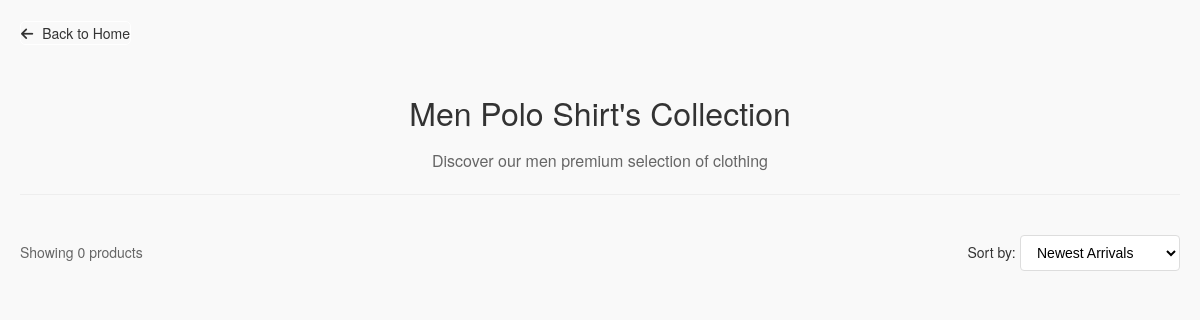
Page /men/polo_shirts/ on the earlier database version.
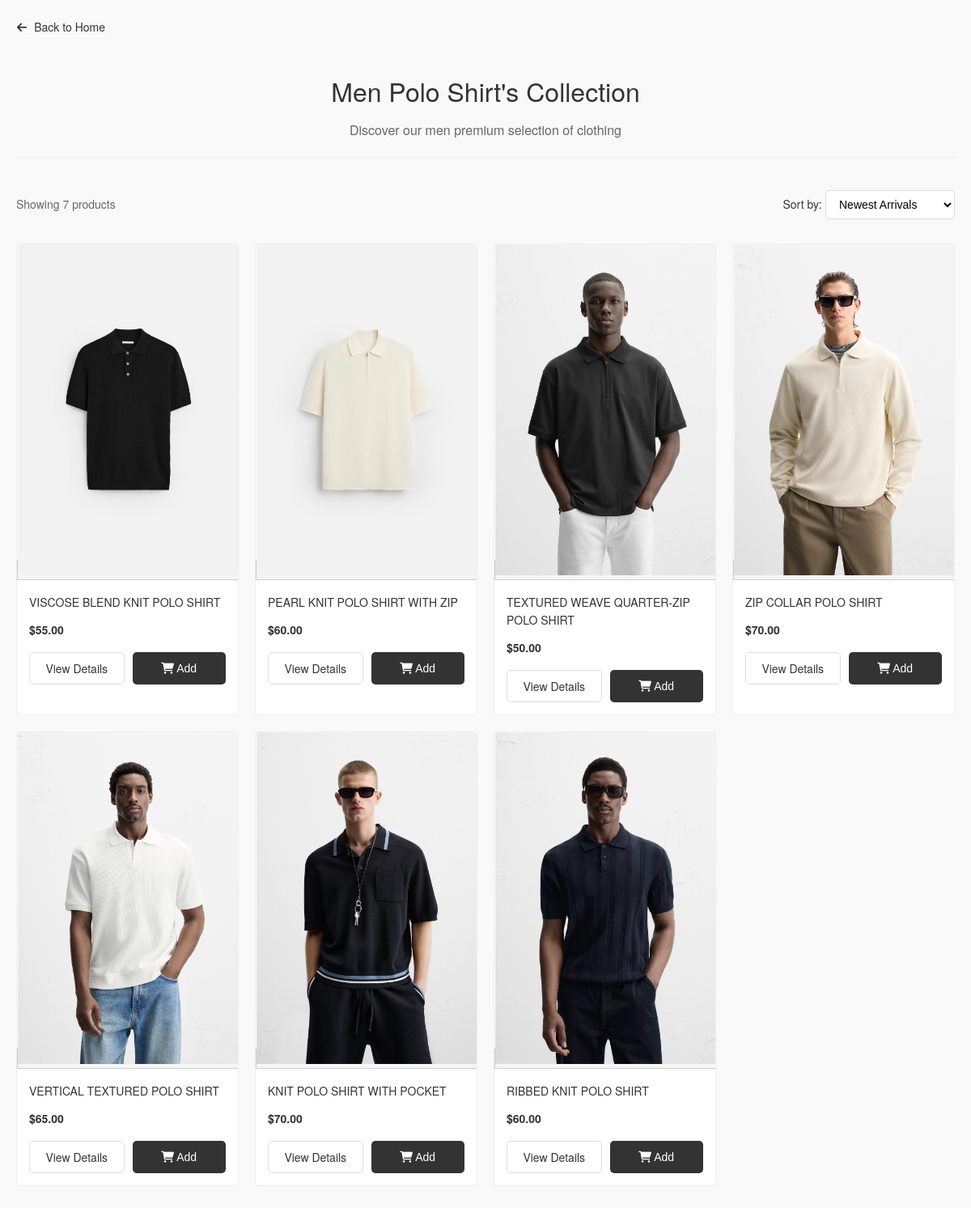
Same page on the later database version.
### clothes/models.py (models this page shows, shortened)
class Product(models.Model):
    CATEGORY_CHOICES = [
        ('men', 'Men'),
        ('women', 'Women'),
    ]
    SUBCATEGORY_CHOICES = [
        ('shirts', 'Shirts'),
        ('t_shirts', 'T-Shirts'),
        ('polo_shirts', 'Polo Shirt'),
        ('jeans', 'Jeans'),
        ('jackets', 'Jackets'),
        ('blazers', 'Blazers'),
        ('dresses', 'Dresses'),
        ('trousers', 'Trousers'),
        ('hoodies_sweatshirts', 'Hoodies | Sweatshirts'),
        ('sweaters_cardigans', 'Sweater | Cardigans'),
        ('tops', 'Tops'),
        ('shorts', 'Shorts'),
        ('shoes', 'Shoes'),
        ('bags', 'Bags'),
        ('accessories', 'Accessories'),
        ('perfume', 'Perfume'),
    ]
    SIZE_CHOICES = [
        ('XS', 'Extra Small'),
        ('S', 'Small'),
        ('M', 'Medium'),
        ('L', 'Large'),
        ('XL', 'Extra Large'),
    ]
    product_id = models.CharField(max_length=50, unique=True)  # Barcode or unique ID
    name = models.CharField(max_length=200)
    category = models.CharField(max_length=50, choices=CATEGORY_CHOICES)
    subcategory = models.CharField(max_length=50, choices=SUBCATEGORY_CHOICES)
    description = models.TextField()
    sku = models.CharField(max_length=50, unique=True, blank=True, null=True)
    stock = models.PositiveIntegerField(default=0)
    price = models.DecimalField(max_digits=10, decimal_places=2)
    size = models.CharField(max_length=50, choices=SIZE_CHOICES)  # Size options
    image_name = models.CharField(max_length=100, blank=True, null=True)

### clothes/views.py (the view)
# urls.py: path('men/polo_shirts/', views.men_polo_shirts, name='men/men_polo_shirts'),
def men_polo_shirts(request):
    products = Product.objects.filter(category='men', subcategory='polo_shirts')
    return render(request, 'men/men_polo_shirts.html', {'products': products})

### clothes/templates/men/men_polo_shirts.html (shortened to what this page needs)
{% load static %}
<!DOCTYPE html>
<html lang="en">
<head>
    <link rel="stylesheet" href="https://cdnjs.cloudflare.com/ajax/libs/font-awesome/6.0.0/css/all.min.css">
    <link rel="stylesheet" href="{% static 'Shop/shop.css' %}">
</head>
<body>
    <div class="shop-container">
        <a href="/" class="back-button">
            <i class="fas fa-arrow-left"></i> Back to Home
        </a>
        <div class="shop-header">
            <h1>Men Polo Shirt's Collection</h1>
            <p class="shop-subtitle">Discover our men premium selection of clothing</p>
        </div>
        <div class="shop-toolbar">
            <div class="results-count">
                Showing {{ products.count }} products
            </div>
            <div class="sort-options">
                <label for="sort">Sort by:</label>
                <select id="sort" name="sort">
                    <option value="newest">Newest Arrivals</option>
                </select>
            </div>
        </div>
        <div class="product-grid">
            {% for product in products %}
            <div class="product-card">
                <a href="{% url 'product_detail' product.id %}" class="product-image">
                    <img src="{% static 'Shop/' %}{{ product.image_name }}" alt="{{ product.name }}" loading="lazy">
                </a>
                <div class="product-info">
                    <h3>{{ product.name }}</h3>
                    <div class="price">
                        {% if product.discount_price %}
                        <span class="current-price">${{ product.discount_price }}</span>
                        <span class="original-price">${{ product.price }}</span>
                        {% else %}
                        <span class="current-price">${{ product.price }}</span>
                        {% endif %}
                    </div>
                    <div class="product-actions">
                        <a href="{% url 'product_detail' product.id %}" class="view-btn">View Details</a>
                        <button class="add-btn" data-product-id="{{ product.id }}">
                            <i class="fas fa-shopping-cart"></i> Add
                        </button>
                    </div>
                </div>
            </div>
            {% endfor %}
        </div>
    </div>
</body>
</html>

Differences in the rows shown:
now on this page (row edited): Product: image_name (picture), name "VISCOSE BLEND KNIT POLO SHIRT", price "55.00"
now on this page (row edited): Product: image_name (picture), name "PEARL KNIT POLO SHIRT WITH ZIP", price "60.00"
now on this page (row edited): Product: image_name (picture), name "TEXTURED WEAVE QUARTER-ZIP POLO SHIRT", price "50.00"
now on this page (row edited): Product: image_name (picture), name "ZIP COLLAR POLO SHIRT", price "70.00"
now on this page (row edited): Product: image_name (picture), name "VERTICAL TEXTURED POLO SHIRT", price "65.00"
now on this page (row edited): Product: image_name (picture), name "KNIT POLO SHIRT WITH POCKET", price "70.00"
now on this page (row edited): Product: image_name (picture), name "RIBBED KNIT POLO SHIRT", price "60.00"
Other differences:
{{ products.count }}: "0" → "7"
